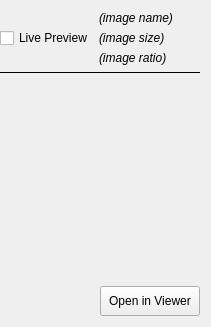
     <widget class="QFrame" name="f_preview_panel">
      <property name="enabled">
       <bool>true</bool>
      </property>
      <property name="sizePolicy">
       <sizepolicy hsizetype="MinimumExpanding" vsizetype="Preferred">
        <horstretch>0</horstretch>
        <verstretch>0</verstretch>
       </sizepolicy>
      </property>
      <property name="autoFillBackground">
       <bool>false</bool>
      </property>
      <property name="frameShape">
       <enum>QFrame::NoFrame</enum>
      </property>
      <layout class="QVBoxLayout" name="verticalLayout_2">
       <property name="leftMargin">
        <number>0</number>
       </property>
       <item>
        <layout class="QHBoxLayout" name="hl_image_preview_top">
         <item>
          <widget class="QCheckBox" name="cb_live_preview">
           <property name="sizePolicy">
            <sizepolicy hsizetype="Maximum" vsizetype="Maximum">
             <horstretch>0</horstretch>
             <verstretch>0</verstretch>
            </sizepolicy>
           </property>
           <property name="text">
            <string>Live Preview</string>
           </property>
          </widget>
         </item>
         <item>
          <layout class="QVBoxLayout" name="verticalLayout_7">
           <property name="spacing">
            <number>6</number>
           </property>
           <item>
            <widget class="QLabel" name="t_image_preview_orig_name_dyn">
             <property name="font">
              <font>
               <italic>true</italic>
              </font>
             </property>
             <property name="text">
              <string>(image name)</string>
             </property>
            </widget>
           </item>
           <item>
            <widget class="QLabel" name="t_image_preview_sizes_dyn">
             <property name="font">
              <font>
               <italic>true</italic>
              </font>
             </property>
             <property name="text">
              <string>(image size)</string>
             </property>
            </widget>
           </item>
           <item>
            <widget class="QLabel" name="t_image_preview_ratio_dyn">
             <property name="font">
              <font>
               <italic>true</italic>
              </font>
             </property>
             <property name="text">
              <string>(image ratio)</string>
             </property>
            </widget>
           </item>
          </layout>
         </item>
        </layout>
       </item>
       <item>
        <widget class="Line" name="line_2">
         <property name="frameShadow">
          <enum>QFrame::Plain</enum>
         </property>
         <property name="orientation">
          <enum>Qt::Horizontal</enum>
         </property>
        </widget>
       </item>
       <item>
        <layout class="QHBoxLayout" name="hl_image_preview">
         <property name="leftMargin">
          <number>0</number>
         </property>
         <property name="topMargin">
          <number>0</number>
         </property>
         <property name="rightMargin">
          <number>0</number>
         </property>
         <property name="bottomMargin">
          <number>0</number>
         </property>
         <item>
          <widget class="QLabel" name="l_generated_image">
           <property name="sizePolicy">
            <sizepolicy hsizetype="Minimum" vsizetype="Minimum">
             <horstretch>0</horstretch>
             <verstretch>0</verstretch>
            </sizepolicy>
           </property>
           <property name="minimumSize">
            <size>
             <width>200</width>
             <height>200</height>
            </size>
           </property>
           <property name="maximumSize">
            <size>
             <width>1000</width>
             <height>900</height>
            </size>
           </property>
           <property name="text">
            <string/>
           </property>
           <property name="scaledContents">
            <bool>true</bool>
           </property>
           <property name="alignment">
            <set>Qt::AlignCenter</set>
           </property>
          </widget>
         </item>
         <item>
          <spacer name="horizontalSpacer_10">
           <property name="orientation">
            <enum>Qt::Horizontal</enum>
           </property>
           <property name="sizeType">
            <enum>QSizePolicy::Maximum</enum>
           </property>
           <property name="sizeHint" stdset="0">
            <size>
             <width>0</width>
             <height>5</height>
            </size>
           </property>
          </spacer>
         </item>
        </layout>
       </item>
       <item>
        <spacer name="verticalSpacer_3">
         <property name="orientation">
          <enum>Qt::Vertical</enum>
         </property>
         <property name="sizeType">
          <enum>QSizePolicy::Expanding</enum>
         </property>
         <property name="sizeHint" stdset="0">
          <size>
           <width>0</width>
           <height>0</height>
          </size>
         </property>
        </spacer>
       </item>
       <item>
        <spacer name="horizontalSpacer">
         <property name="orientation">
          <enum>Qt::Horizontal</enum>
         </property>
         <property name="sizeType">
          <enum>QSizePolicy::Expanding</enum>
         </property>
         <property name="sizeHint" stdset="0">
          <size>
           <width>1</width>
           <height>0</height>
          </size>
         </property>
        </spacer>
       </item>
       <item>
        <layout class="QHBoxLayout" name="hl_image_preview_bottom">
         <item>
          <spacer name="horizontalSpacer_3">
           <property name="orientation">
            <enum>Qt::Horizontal</enum>
           </property>
           <property name="sizeHint" stdset="0">
            <size>
             <width>40</width>
             <height>20</height>
            </size>
           </property>
          </spacer>
         </item>
         <item>
          <widget class="QPushButton" name="b_open_in_native_viewer">
           <property name="sizePolicy">
            <sizepolicy hsizetype="Fixed" vsizetype="Fixed">
             <horstretch>0</horstretch>
             <verstretch>0</verstretch>
            </sizepolicy>
           </property>
           <property name="minimumSize">
            <size>
             <width>100</width>
             <height>30</height>
            </size>
           </property>
           <property name="text">
            <string>Open in Viewer</string>
           </property>
          </widget>
         </item>
        </layout>
       </item>
      </layout>
     </widget>
